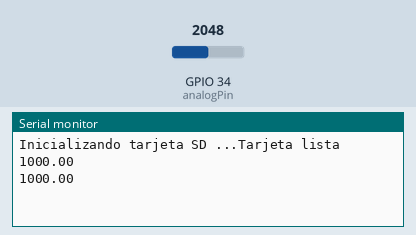
Bench run of a sketch on a simulated ESP32. Parts: the last lines printed to the serial monitor. Inputs (shaded band) come from the test bench; at power-on: GPIO 34 (analogPin) = 2048. Storage starts empty.

Above: at 1.8 s.
1.9 s: GPIO 34 (analogPin) set to 2866
At 2.6 s:
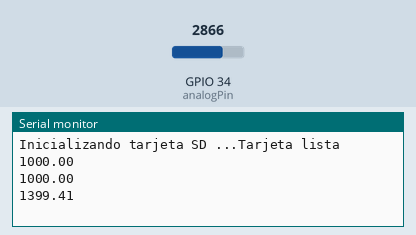
3.4 s: GPIO 34 (analogPin) set to 3603
At 4.8 s:
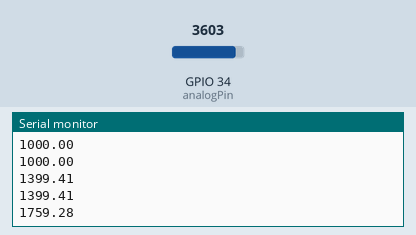
Timing chart, 0 to 6.4 s (numbered marks = the images above; inputs shaded):
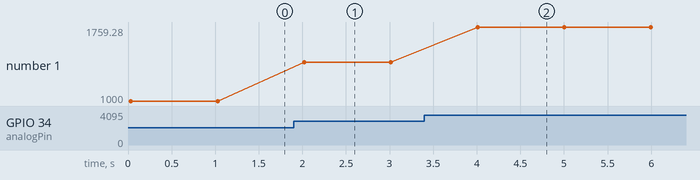

The sketch:

Datalogger_SD_1ch_b.ino
```cpp
/*  Datalogger_SD_1ch_b.ino   Programa modificado del código de ejemplo.

 Se requieren las siguientes conexiones
 CS -> D10  Valor por omisión
MOSI -> D11
MISO -> D12
CLK -> D13
VCC -> 5 V
GND -> GND

Debe haber un sensor analógico en el canal A0  */

#include <SPI.h>
#include <SD.h>

const int analogPin = 34;
int sensor = 0;
float temperatura = 0;

void setup() {
  // Inicializa la comunicación serial
  Serial.begin(115200);
  while (!Serial) {
    ; // Espera a que se inicie el puerto serial
  }
  Serial.print("Inicializando tarjeta SD ...");

  // Verifica que la tarjeta se inicialice
  if (!SD.begin()) {
    Serial.println("Fallo en tarjeta, o no hay tarjeta");
    return;  // No hace nada más:
  }
  Serial.println("Tarjeta lista");
  SD.remove("Val.txt");  //Borra el archivo previo
  SD.mkdir("arc.txt");

}

void loop() {
 String dataString = "";  // Cadena vacía
 sensor = analogRead(analogPin);  // Lee el sensor
 temperatura=500*sensor/1024.0;  //Temperatura en Celsius
 dataString += String(temperatura);   //Almacena en la cadena
  // Abre el archivo en la memoria SD
  File dataFile = SD.open("arc.txt", FILE_WRITE);
  // Revisa si el archivo está disponible para escribir:
  if (dataFile) {
    dataFile.println(dataString);
    dataFile.close();
    // Envía la cadena también por el puerto serial
    Serial.println(dataString);
  }
  // Si el archivo no se encuentra abierto, manda un error:
  else {
    Serial.println("Error al abrir el archivo arc.txt");
  }

  delay(984);   // Toma un dato cada segundo
  //delay(59984);   // Toma un dato cada minuto
  //delay(299984);  // Toma un dato cada 5 minutos
  //delay(599984);  // Toma un dato cada 10 minutos
}
```

Measured:
- after the input at 1.9 s, the serial monitor: prints a new line after 0.12 s (image 1)
- after the input at 3.4 s, the serial monitor: prints a new line after 0.61 s (image 2)
- plotted number 1: 1000 → 1399.41 after the input at 1.9 s, 1399.41 → 1759.28 after the input at 3.4 s
